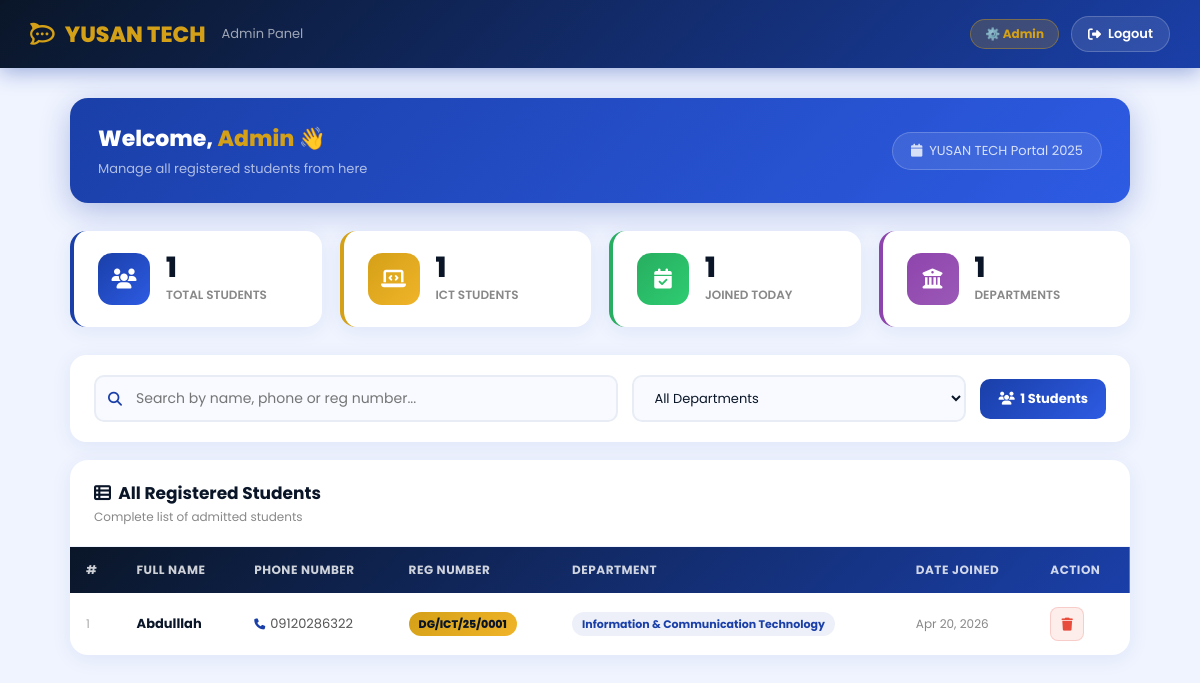
Page /admin-panel/dashboard/ (signed in) on the committed database.
### students/models.py (models this page shows, shortened)
class Student(models.Model):
    DEPARTMENTS = [
        ('ICT', 'Information & Communication Technology'),
        ('CS', 'Computer Science'),
        ('SE', 'Software Engineering'),
        ('CY', 'Cyber Security'),
        ('DM', 'Digital Marketing'),
        ('GD', 'Graphic Design'),
        ('NE', 'Network Engineering'),
        ('WD', 'Web Development'),
    ]
    full_name = models.CharField(max_length=200)
    phone_number = models.CharField(max_length=20, unique=True)
    department = models.CharField(max_length=100, choices=DEPARTMENTS)
    password = models.CharField(max_length=200)
    reg_number = models.CharField(max_length=50, unique=True)
    created_at = models.DateTimeField(auto_now_add=True)
    def get_department_display_name(self):
        dept_dict = dict(self.DEPARTMENTS)
        return dept_dict.get(self.department, self.department)

### students/views.py (the view)
# urls.py: path('admin-panel/dashboard/', views.admin_dashboard, name='admin_dashboard'),
def admin_dashboard(request):
    if not request.session.get('is_admin'):
        return redirect('admin_login')
    students = Student.objects.all().order_by('-id')
    today = timezone.now().date()
    today_count = Student.objects.filter(created_at__date=today).count()
    ict_count = Student.objects.filter(department='ICT').count()
    dept_count = Student.objects.values('department').distinct().count()
    return render(request, 'students/admin_dashboard.html', {
        'students': students,
        'total_students': students.count(),
        'today_count': today_count,
        'ict_count': ict_count,
        'dept_count': dept_count,
        'departments': Student.DEPARTMENTS,
    })

### students/templates/students/admin_dashboard.html (shortened to what this page needs)
{% load static %}
<!DOCTYPE html>
<html lang="en">
<head>
  <link rel="stylesheet" href="https://cdnjs.cloudflare.com/ajax/libs/font-awesome/6.7.2/css/all.min.css">
</head>
<body>
<nav>
  <div class="nav-brand">
    <i class="fa-brands fa-rocketchat"></i> YUSAN TECH
    <span>Admin Panel</span>
  </div>
  <div class="nav-right">
    <span class="admin-badge">⚙️ Admin</span>
    <a href="{% url 'admin_logout' %}" class="btn-logout">
      <i class="fa-solid fa-right-from-bracket"></i> Logout
    </a>
  </div>
</nav>
<div class="main">
  <div class="welcome-bar">
    <div>
      <h2>Welcome, <span>Admin</span> 👋</h2>
      <p>Manage all registered students from here</p>
    </div>
    <div class="time-badge"><i class="fa-solid fa-calendar"></i> &nbsp;YUSAN TECH Portal 2025</div>
  </div>
  <div class="stats-grid">
    <div class="stat-card blue">
      <div class="stat-icon bg-blue"><i class="fa-solid fa-users"></i></div>
      <div class="stat-info">
        <div class="stat-num">{{ total_students }}</div>
        <div class="stat-label">Total Students</div>
      </div>
    </div>
    <div class="stat-card gold">
      <div class="stat-icon bg-gold"><i class="fa-solid fa-laptop-code"></i></div>
      <div class="stat-info">
        <div class="stat-num">{{ ict_count }}</div>
        <div class="stat-label">ICT Students</div>
      </div>
    </div>
    <div class="stat-card green">
      <div class="stat-icon bg-green"><i class="fa-solid fa-calendar-check"></i></div>
      <div class="stat-info">
        <div class="stat-num">{{ today_count }}</div>
        <div class="stat-label">Joined Today</div>
      </div>
    </div>
    <div class="stat-card purple">
      <div class="stat-icon bg-purple"><i class="fa-solid fa-building-columns"></i></div>
      <div class="stat-info">
        <div class="stat-num">{{ dept_count }}</div>
        <div class="stat-label">Departments</div>
      </div>
    </div>
  </div>
  <div class="table-controls">
    <div class="search-wrap">
      <i class="fa-solid fa-magnifying-glass"></i>
      <input type="text" id="searchInput" placeholder="Search by name, phone or reg number...">
    </div>
    <select class="filter-select" id="deptFilter">
      <option value="">All Departments</option>
    </select>
    <div class="total-badge"><i class="fa-solid fa-users"></i> &nbsp;{{ total_students }} Students</div>
  </div>
  <div class="table-card">
    <div class="table-header">
      <div>
        <h3><i class="fa-solid fa-table-list"></i> &nbsp;All Registered Students</h3>
        <p>Complete list of admitted students</p>
      </div>
    </div>
    <div class="table-wrap">
      {% if students %}
      <table id="studentsTable">
        <thead>
          <tr>
            <th>#</th>
            <th>Full Name</th>
            <th>Phone Number</th>
            <th>Reg Number</th>
            <th>Department</th>
            <th>Date Joined</th>
            <th>Action</th>
          </tr>
        </thead>
        <tbody id="tableBody">
          {% for student in students %}
          <tr class="student-row"
              data-name="{{ student.full_name|lower }}"
              data-phone="{{ student.phone_number }}"
              data-reg="{{ student.reg_number|lower }}"
              data-dept="{{ student.get_department_display_name }}">
            <td style="color:#aaa; font-size:12px;">{{ forloop.counter }}</td>
            <td class="student-name">{{ student.full_name }}</td>
            <td class="student-phone"><i class="fa-solid fa-phone" style="color:#1a3fa8; font-size:11px; margin-right:5px;"></i>{{ student.phone_number }}</td>
            <td><span class="reg-badge">{{ student.reg_number }}</span></td>
            <td><span class="dept-badge">{{ student.get_department_display_name }}</span></td>
            <td class="date-text">{{ student.created_at|date:"M j, Y" }}</td>
            <td>
              <a href="{% url 'admin_delete_student' student.id %}"
                 class="delete-btn"
                 onclick="return confirm('Delete {{ student.full_name }}?')"
                 title="Delete Student">
                <i class="fa-solid fa-trash"></i>
              </a>
            </td>
          </tr>
          {% endfor %}
        </tbody>
      </table>
      {% else %}
      <div class="empty-state">
        <i class="fa-solid fa-user-slash"></i>
        <p>No students registered yet.</p>
      </div>
      {% endif %}
    </div>
  </div>
</div>
</body>
</html>

### rows in the picture
Student: full_name "Abdulllah", phone_number "09120286322", reg_number "DG/ICT/25/0001", get_department_display_name "Information & Communication Technology", created_at "Apr 20, 2026"

### other values in the picture
{{ total_students }} "1"
{{ ict_count }} "1"
{{ today_count }} "1"
{{ dept_count }} "1"
